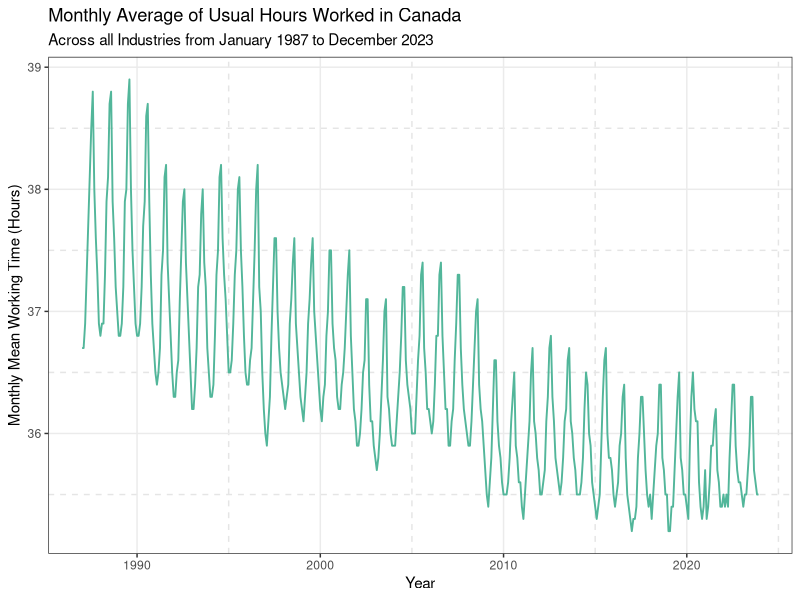
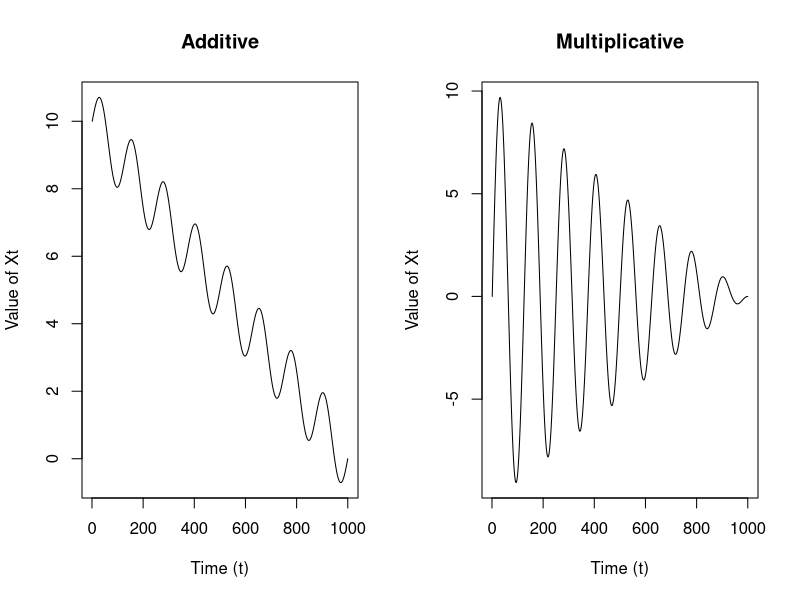
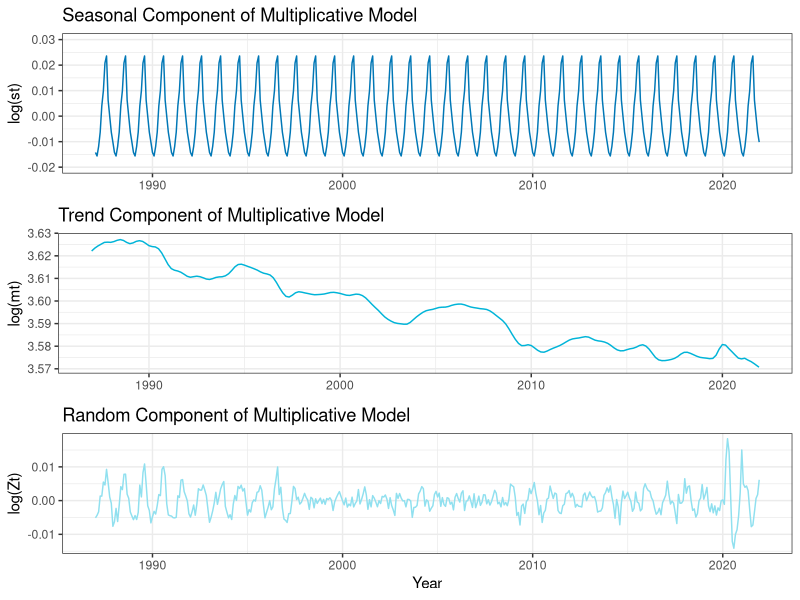
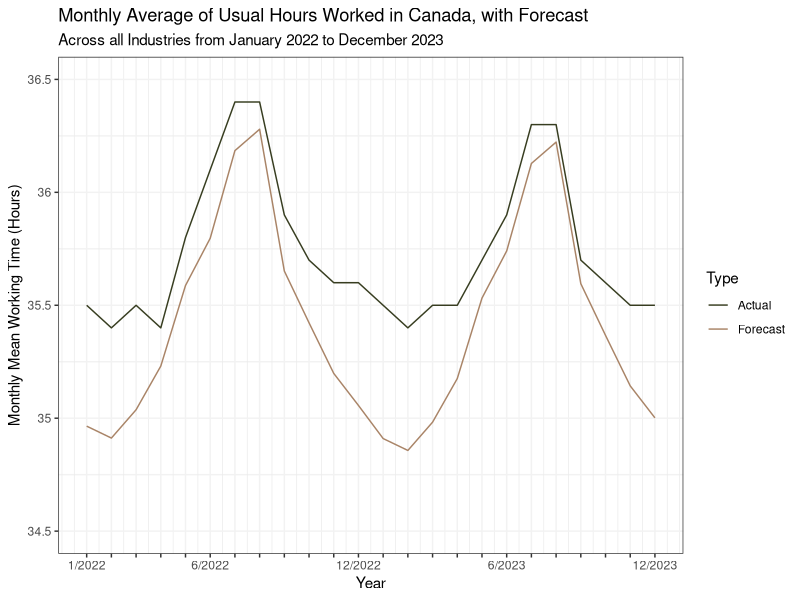
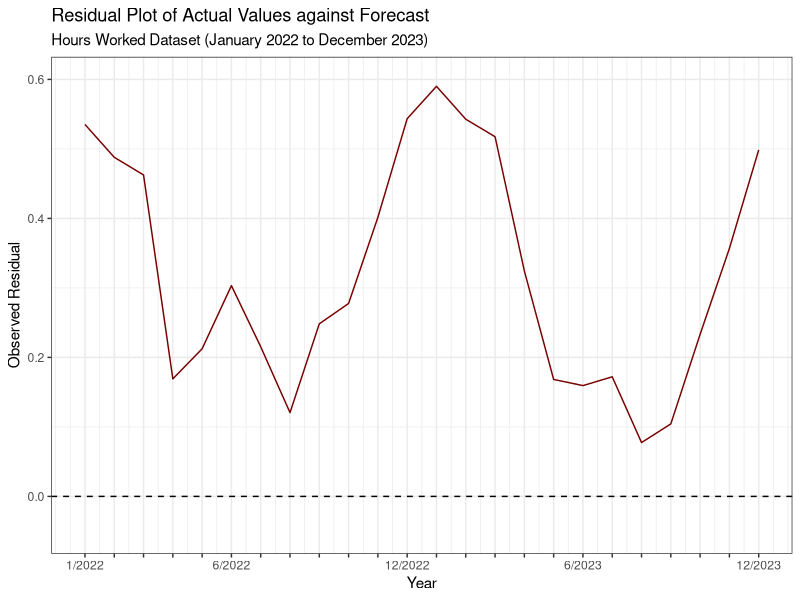
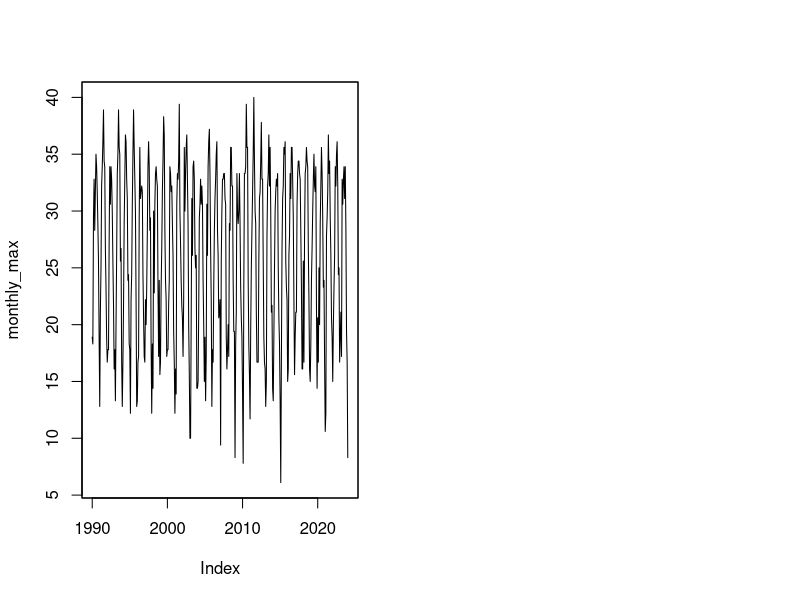

Recreate these plots in R, in order.
## ---- chunk 1
knitr::opts_chunk$set(echo = TRUE)
library(zoo)
library(tseries)
library(ggplot2)
library(gridExtra)
library(reshape2)
library(forecast)
# library(mgcv)
## ---- chunk 2
df <- read.csv("usual_hours_worked_ca.csv")

jobseries = ts(data = df$Hours, start = c(1987, 1),  frequency = 12)

p1data = fortify.zoo(jobseries)
p1 <- ggplot(p1data, aes(x = Index, y = jobseries)) +
  geom_line(color = "#52b69a", linewidth = 0.65) +
  labs(
    title = "Monthly Average of Usual Hours Worked in Canada",
    subtitle = "Across all Industries from January 1987 to December 2023",
    y = "Monthly Mean Working Time (Hours)",
    x = "Year"
  ) + theme_bw() +
  theme(panel.grid.minor = element_line(
    color = "grey90",
    linetype = "dashed",
    linewidth = 0.5
  ))
print(p1)
## ---- chunk 3
st = 2*seq(from = 0, to = 8*pi, length.out = 1000)
mt = seq(from = 10, to = 0, length.out = 1000)
par(mfrow = c(1,2))
plot( mt + sin( st ), type = 'l',
      ylab = "Value of Xt", xlab = "Time (t)",
      main = "Additive")
plot( mt*sin(st), type = 'l',
      ylab = "Value of Xt", xlab = "Time (t)",
      main = "Multiplicative")
## ---- chunk 4
train <- window(jobseries, 
           # starting at the beginning of 1987
           start = 1987, 
           # ending at the end of 2021
           end = c(2021, 12), 
           # monthly
           frequency = 12)

# get test data
test <- window(jobseries,
               start = c(2022, 1),
               end = c(2023, 12),
               frequency = 12)
# verify we've done things correctly
all.equal(length(test) + length(train),
          length(jobseries),
          nrow(df))
## ---- chunk 5
to_additive = log(train)
loess = stl(to_additive, s.window = "periodic")

seasonal = loess$time.series[, 1]
trend = loess$time.series[, 2]
noise = loess$time.series[, 3]
## ---- chunk 6
sp2 <- ggplot(data = fortify.zoo(seasonal), aes(x = Index, y = seasonal)) +
  geom_line(color = "#0077b6", linewidth = 0.5) +
  theme_bw() + 
  labs(
    title = "Seasonal Component of Multiplicative Model",
    y = "log(st)",
    x = NULL
  ) + 
  ylim(-0.02, 0.03) 

mp2 <- ggplot(data = fortify.zoo(trend), aes(x = Index, y = trend)) +
  geom_line(color = "#00b4d8", linewidth = 0.5) +
  theme_bw() + 
  labs(
    title = "Trend Component of Multiplicative Model",
    y = "log(mt)",
    x = NULL
  ) 

zp2 <- ggplot(data = fortify.zoo(noise), aes(x = Index, y = noise)) +
  geom_line(color = "#90e0ef", linewidth = 0.5) +
  theme_bw() + 
  labs(
    title = "Random Component of Multiplicative Model",
    y = "log(Zt)",
    x = "Year"
  ) 

grid.arrange(sp2, mp2, zp2, nrow = 3)
## ---- chunk 7
# cast ts to data frame and rename
trend_df <- fortify.zoo(trend)
colnames(trend_df) = c("Time", "log_hours")
# fit model
trend_mod <- lm(log_hours~Time, data = trend_df)
# report coefficients
data.frame(value = trend_mod$coefficients)
## ---- chunk 8
trend_summary = summary(trend_mod)

# get the standard error and estimated coefficients
se = trend_summary$coefficients[2, "Std. Error"]
est = trend_summary$coefficients[2, "Estimate"]

# calculate observed t where hypothesized value is zero
tobs = (est - 0)/se

# report
print(paste("Our observed test statistic is approximately",
             round(tobs, 2)))
## ---- chunk 9
n = nrow(trend_df); k = 1

2 * min( pt( tobs, df = n - (k + 1), lower.tail = TRUE ),
         pt( tobs, df = n - (k + 1), lower.tail = TRUE ))
## ---- chunk 10
# extract model coefficients 
beta_0 = trend_summary$coefficients[1, "Estimate"]
beta_1 = trend_summary$coefficients[2, "Estimate"]
# unique terms in the seasonal component give one period
period = unique(seasonal)
# use our linear model with time variable
mt_pred = beta_1*time(test) + beta_0
# we're predicting two periods into the future
st_pred = (rep(period, 2))
# then the predicted value is undoing the log transform
preds = exp(mt_pred + st_pred)
p3df <- data.frame(
          Time = as.numeric(time(test)),
          Actual = as.numeric(test), 
          Predicted = preds)
# create custom-spaced month/date strings
date_strings <- unlist(lapply(2022:2023, function(year) {
  sapply(1:12, function(month) {
    if (month %% 6 == 0) paste(month, "/", year, sep = "")
    else ""
  })
}))
# specify additional parameters
date_strings[1] = "1/2022"
low_ylim = 34.5; up_ylim = 36.5
## ---- chunk 11
p3 <- ggplot(p3df) +
  geom_line(aes(x = Time, y = Actual, color = "Actual")) +
  geom_line(aes(x = Time, y = Predicted, color = "Forecast")) +
  scale_color_manual(values = c("Actual" = "#373d20", "Forecast" = "#a98467"),
                     name = "Type", labels = c("Actual", "Forecast")) +
  labs(
    title = "Monthly Average of Usual Hours Worked in Canada, with Forecast",
    subtitle = "Across all Industries from January 2022 to December 2023",
    y = "Monthly Mean Working Time (Hours)",
    x = "Year"
  ) + theme_bw() + 
  scale_x_continuous(breaks = p3df$Time, labels = date_strings) +
  scale_y_continuous(limits = c(low_ylim, up_ylim),
                     breaks = seq(low_ylim, up_ylim, by = 0.5),
                     labels = seq(low_ylim, up_ylim, by = 0.5)) +
  theme(panel.grid.major = element_line(
    color = "grey95",
    linetype = "solid",
    linewidth = 0.5
  ), 
  panel.grid.minor.y = element_line(
    color = "grey95",
    linetype = "solid",
    linewidth = 0.5
  ))
print(p3)
## ---- chunk 12
p4df <- data.frame(
  Time = as.numeric(time(test)),
  Residual = as.numeric(test - preds)
)
p4 <- ggplot(p4df) +
  geom_line(aes(x = Time, y = Residual),color = "#780000") +
  labs(
    title = "Residual Plot of Actual Values against Forecast",
    subtitle = "Hours Worked Dataset (January 2022 to December 2023)",
    y = "Observed Residual",
    x = "Year"
  ) + theme_bw() + ylim(-0.05, 0.6) +
  geom_hline(yintercept = 0, lty = "dashed") +
  scale_x_continuous(breaks = p3df$Time, labels = date_strings)
print(p4)
## ---- chunk 13
dat = read.csv("NY_Temperature_Data.csv")
## ---- chunk 14
x = zoo(dat$TMAX, zoo::as.Date(dat$Date))
## ---- chunk 15
monthly_max = aggregate(x, as.yearmon, FUN=max)
## ---- chunk 16
plot(monthly_max)
## ---- chunk 17
# Code block for Task 2c
## ---- chunk 18
# Code block for Task 2d
## ---- chunk 19
# Code block for Task 3i
## ---- chunk 20
# Code block for Task 3ii
## ---- chunk 21
# Code block for Task 3iii
## ---- chunk 22
# Code block for summarizing the simulation study results
